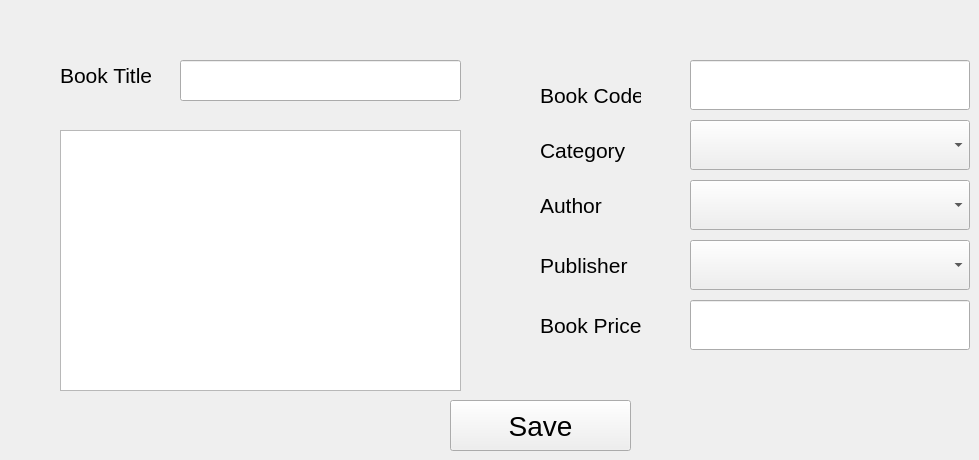
      <widget class="QWidget" name="tab_5">
       <attribute name="title">
        <string>Add New Book</string>
       </attribute>
       <widget class="QLineEdit" name="lineEdit_2">
        <property name="geometry">
         <rect>
          <x>180</x>
          <y>60</y>
          <width>281</width>
          <height>41</height>
         </rect>
        </property>
       </widget>
       <widget class="QLineEdit" name="lineEdit_3">
        <property name="geometry">
         <rect>
          <x>690</x>
          <y>60</y>
          <width>280</width>
          <height>50</height>
         </rect>
        </property>
       </widget>
       <widget class="QComboBox" name="comboBox_3">
        <property name="geometry">
         <rect>
          <x>690</x>
          <y>120</y>
          <width>280</width>
          <height>50</height>
         </rect>
        </property>
       </widget>
       <widget class="QComboBox" name="comboBox_4">
        <property name="geometry">
         <rect>
          <x>690</x>
          <y>180</y>
          <width>280</width>
          <height>50</height>
         </rect>
        </property>
       </widget>
       <widget class="QComboBox" name="comboBox_5">
        <property name="geometry">
         <rect>
          <x>690</x>
          <y>240</y>
          <width>280</width>
          <height>50</height>
         </rect>
        </property>
       </widget>
       <widget class="QLineEdit" name="lineEdit_4">
        <property name="geometry">
         <rect>
          <x>690</x>
          <y>300</y>
          <width>280</width>
          <height>50</height>
         </rect>
        </property>
       </widget>
       <widget class="QPushButton" name="pushButton_7">
        <property name="geometry">
         <rect>
          <x>450</x>
          <y>400</y>
          <width>181</width>
          <height>51</height>
         </rect>
        </property>
        <property name="font">
         <font>
          <family>Segoe UI</family>
          <pointsize>21</pointsize>
         </font>
        </property>
        <property name="text">
         <string>Save</string>
        </property>
       </widget>
       <widget class="QLabel" name="label_3">
        <property name="geometry">
         <rect>
          <x>60</x>
          <y>60</y>
          <width>111</width>
          <height>31</height>
         </rect>
        </property>
        <property name="font">
         <font>
          <family>Segoe UI</family>
          <pointsize>16</pointsize>
         </font>
        </property>
        <property name="text">
         <string>Book Title</string>
        </property>
       </widget>
       <widget class="QLabel" name="label_4">
        <property name="geometry">
         <rect>
          <x>540</x>
          <y>70</y>
          <width>101</width>
          <height>50</height>
         </rect>
        </property>
        <property name="font">
         <font>
          <family>Segoe UI</family>
          <pointsize>16</pointsize>
         </font>
        </property>
        <property name="text">
         <string>Book Code</string>
        </property>
       </widget>
       <widget class="QLabel" name="label_5">
        <property name="geometry">
         <rect>
          <x>540</x>
          <y>310</y>
          <width>111</width>
          <height>31</height>
         </rect>
        </property>
        <property name="font">
         <font>
          <family>Segoe UI</family>
          <pointsize>16</pointsize>
         </font>
        </property>
        <property name="text">
         <string>Book Price</string>
        </property>
       </widget>
       <widget class="QLabel" name="label_6">
        <property name="geometry">
         <rect>
          <x>540</x>
          <y>130</y>
          <width>101</width>
          <height>41</height>
         </rect>
        </property>
        <property name="font">
         <font>
          <family>Segoe UI</family>
          <pointsize>16</pointsize>
         </font>
        </property>
        <property name="text">
         <string>Category</string>
        </property>
       </widget>
       <widget class="QLabel" name="label_7">
        <property name="geometry">
         <rect>
          <x>540</x>
          <y>190</y>
          <width>101</width>
          <height>31</height>
         </rect>
        </property>
        <property name="font">
         <font>
          <family>Segoe UI</family>
          <pointsize>16</pointsize>
         </font>
        </property>
        <property name="text">
         <string>Author</string>
        </property>
       </widget>
       <widget class="QLabel" name="label_8">
        <property name="geometry">
         <rect>
          <x>540</x>
          <y>250</y>
          <width>101</width>
          <height>31</height>
         </rect>
        </property>
        <property name="font">
         <font>
          <family>Segoe UI</family>
          <pointsize>16</pointsize>
         </font>
        </property>
        <property name="text">
         <string>Publisher</string>
        </property>
       </widget>
       <widget class="QTextEdit" name="textEdit">
        <property name="geometry">
         <rect>
          <x>60</x>
          <y>130</y>
          <width>401</width>
          <height>261</height>
         </rect>
        </property>
       </widget>
      </widget>
